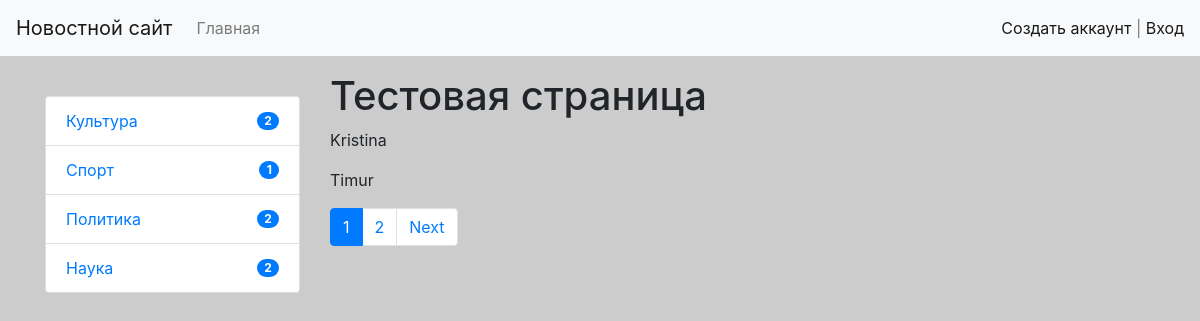
Page /test/ on the committed database.
### news/models.py (models this page shows, shortened)
class Category(models.Model):
    title = models.CharField(max_length=150, db_index=True, verbose_name='Наименование категории')
    def get_absolute_url(self):
        return reverse(viewname='category', kwargs={'category_id': self.pk})
    class Meta:
        verbose_name = 'Категорию'
        verbose_name_plural = 'Категории'
        ordering = ['title']

### news/views.py (the view)
# urls.py: path('test/', test, name='test'),
def test(request):
    objects = ['Kristina', 'Timur', 'Anastasia']
    paginator = Paginator(objects, 2)
    page_num = request.GET.get('page')
    page_objects = paginator.get_page(page_num)
    return render(request, 'news/test.html', {'page_obj': page_objects})

### news/templatetags/news_tags.py (called while the page is built)
@register.inclusion_tag(filename='news/list_categories.html')
def show_categories(arg1='Hello', arg2='world'):
    categories = Category.objects.annotate(count=Count('news', filter=F('news__is_published'))).filter(count__gt=0)
    return {'categories': categories, 'arg1': arg1, 'arg2': arg2}

### news/templates/news/test.html (shortened to what this page needs)
{% extends 'base.html' %}
{% block sidebar %}
    {% include 'inc/_sidebar.html' %}
{% endblock %}
{% block content %}
<h1>Тестовая страница</h1>
    {% for name in page_obj.object_list %}
        <p>{{ name }}</p>
    {% endfor %}
{% endblock %}

### news/templates/news/list_categories.html
<div class="list-group">
    {% for item in categories %}
        <a href="{{ item.get_absolute_url }}" class="list-group-item d-flex justify-content-between align-items-center">
            {{ item.title }}
            <span class="badge badge-primary badge-pill">{{ item.count }}</span>
        </a>
    {% endfor %}
</div>

### rows in the picture
Category: title "Культура", count "2"
Category: title "Спорт", count "1"
Category: title "Политика", count "2"
Category: title "Наука", count "2"

### other values in the picture
{{ name }} "Kristina" "Timur"
{{ page }} "1"
{{ page }} "2"
